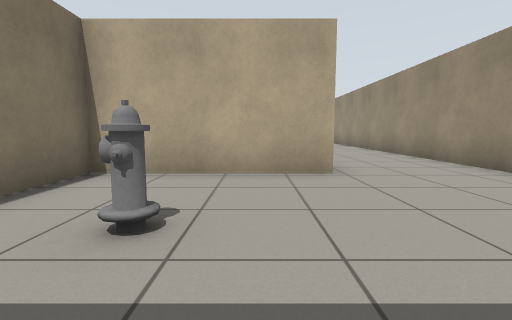
view 1 (above)

17 first-person views from a walk through a world built for the Gazebo simulator. The camera is 0.72 m above the floor, tilts 6° down and sees 85° across. The lines on the ground mark 1 m squares. The floor is counted in squares, 1 m on a side. Each view is taken from the middle of a square. On the plan, view 1 faces up. The plan holds only what a view shows up to about 10 squares ahead; the rest is blank.

view 2
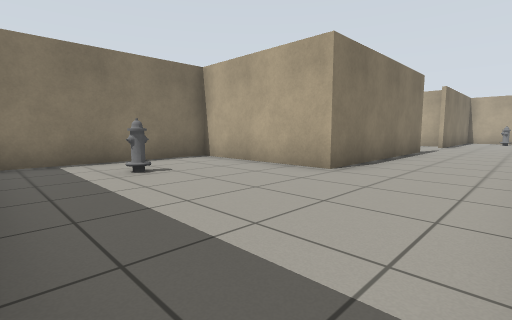

view 3
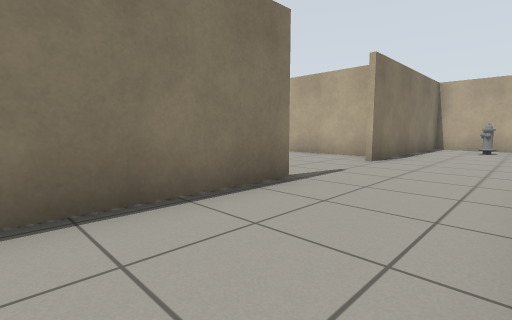

view 4
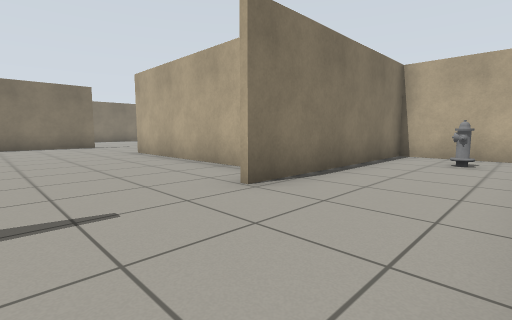

view 5
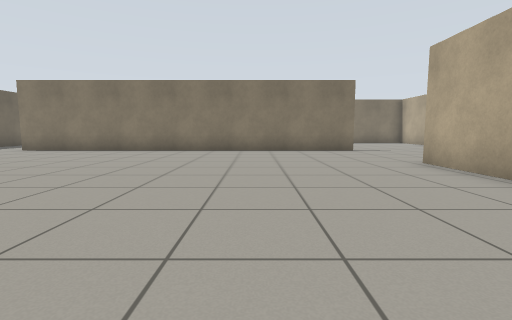

view 6
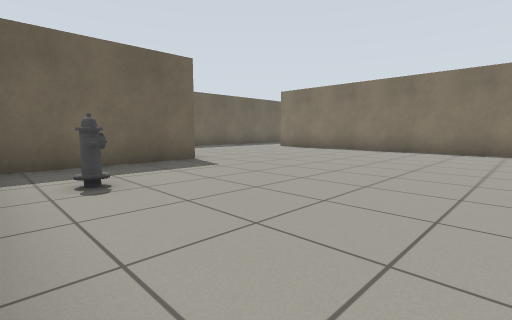

view 7
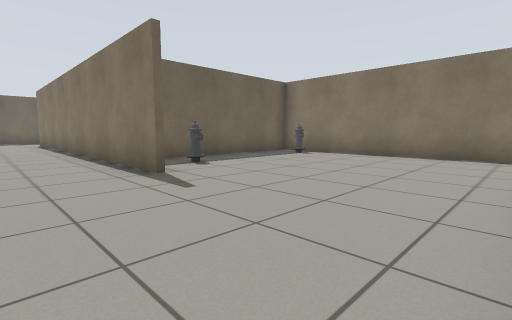

view 8
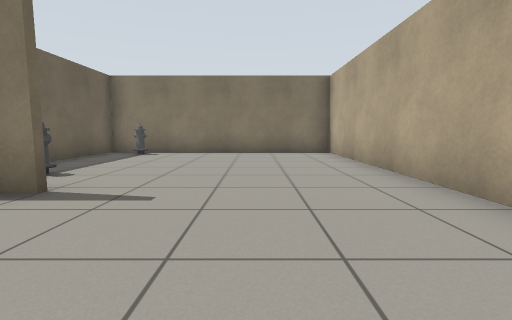

view 9
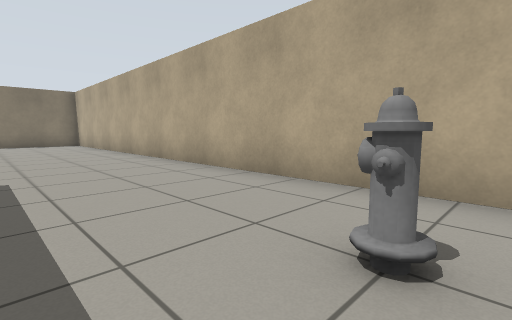

view 10
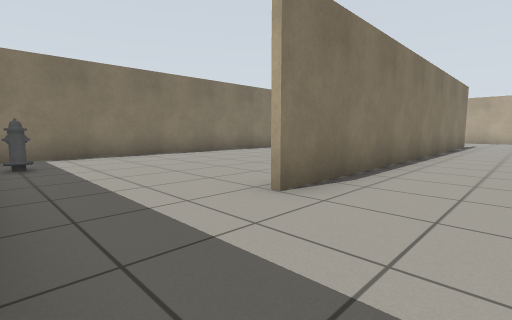

view 11
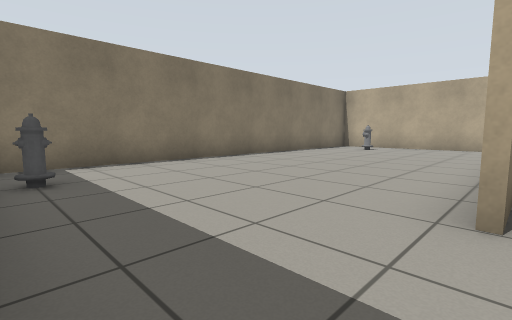

view 12
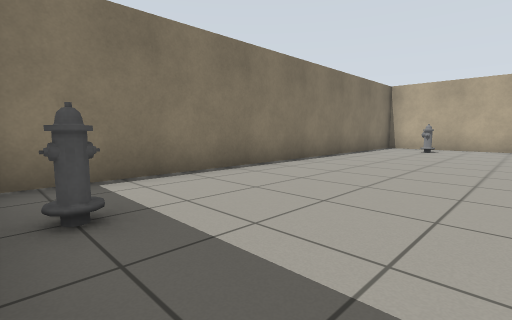

view 13
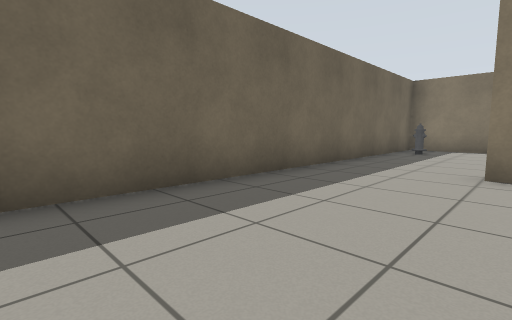

view 14
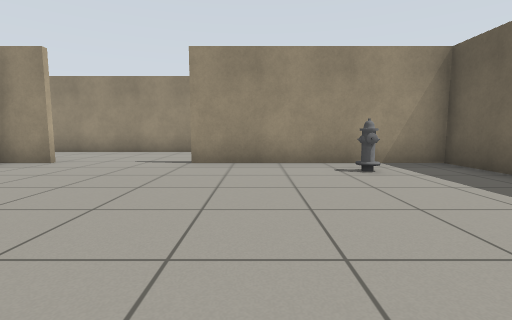

view 15
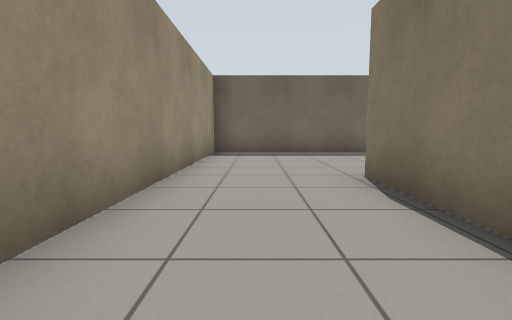

view 16
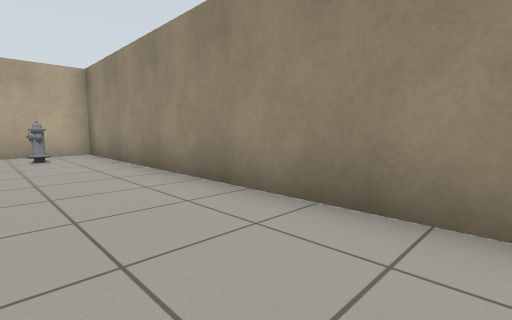

view 17
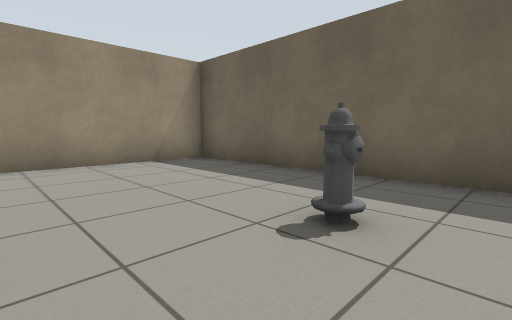

### Floor plan
Points are (right, up) in squares from view 1. A wall is a line through its corners. A room is listed if a view was taken in it or the views show most of it. See-through windows are left out.
Room 1 (views 1, 2, 3, 4, 5, 6, 7, 8, 9, 10, 11, 12, 13, 14, 15, 16, 17)
walls: (-3, 4.8) (1.1, 4.8) (1.1, 10.5); (-10.3, 12.1) (-13.4, 12.1); (-9.1, 14.6) (-9.1, 2.5); (1.3, 10.5) (1.3, 4.7) (-2.8, 4.7) (-2.8, 0.2); (1.1, 13.5) (1.1, 14.8); (0.7, 14.7) (-5.3, 14.7); (-15.3, 10.1) (-15.3, -0.3) (-4, -0.3); (-1.9, -0.3) (4.4, -0.3) (4.4, 19.4) (1.3, 19.4) (1.3, 13.5); (-0.1, 19.4) (-15.3, 19.4) (-15.3, 12.3) (-10.4, 12.3)
objects: goal (-15, 13); goal (-14, 1); goal (-14, 10); goal (-11, 13); goal (-1, 2); goal (-1, 18); goal (0, 7); goal (3, 18)

Positions as (right, up) in squares from view 1, and headings:
1: (0, 0), facing up
2: (4, 0), facing up-left
3: (4, 7), facing up-left
4: (4, 11), facing up-left
5: (1, 11), facing left
6: (1, 11), facing down-left
7: (-7, 19), facing down-left
8: (-6, 17), facing left
9: (0, 16), facing up-left
10: (-7, 0), facing up-left
11: (-9, 0), facing up-left
12: (-11, 0), facing up-left
13: (-4, 3), facing down-left
14: (-5, 9), facing right
15: (3, 9), facing down
16: (2, 10), facing up-right
17: (-2, 4), facing down-right
